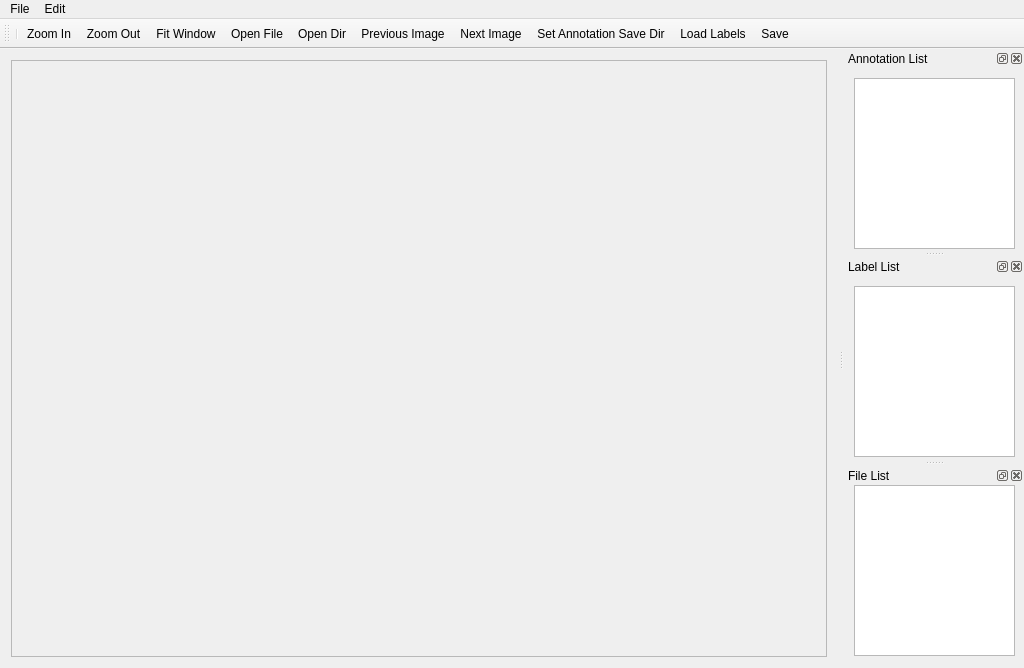
<?xml version="1.0" encoding="UTF-8"?>
<ui version="4.0">
 <class>labelTool</class>
 <widget class="QMainWindow" name="labelTool">
  <property name="geometry">
   <rect>
    <x>0</x>
    <y>0</y>
    <width>1024</width>
    <height>668</height>
   </rect>
  </property>
  <property name="windowTitle">
   <string>labelTool</string>
  </property>
  <widget class="QWidget" name="centralWidget">
   <layout class="QHBoxLayout" name="horizontalLayout">
    <item>
     <widget class="QScrollArea" name="scrollArea">
      <property name="widgetResizable">
       <bool>true</bool>
      </property>
      <widget class="QWidget" name="scrollAreaWidgetContents">
       <property name="geometry">
        <rect>
         <x>0</x>
         <y>0</y>
         <width>823</width>
         <height>592</height>
        </rect>
       </property>
      </widget>
     </widget>
    </item>
   </layout>
  </widget>
  <widget class="QMenuBar" name="menubar">
   <property name="geometry">
    <rect>
     <x>0</x>
     <y>0</y>
     <width>1024</width>
     <height>22</height>
    </rect>
   </property>
   <widget class="QMenu" name="menuFile">
    <property name="title">
     <string>File</string>
    </property>
    <addaction name="actionOpenFiles"/>
    <addaction name="separator"/>
    <addaction name="actionOpenDir"/>
    <addaction name="separator"/>
    <addaction name="actionSetAnnotationDir"/>
    <addaction name="separator"/>
    <addaction name="actionLoadLabels"/>
    <addaction name="separator"/>
    <addaction name="actionLoadDatasets"/>
    <addaction name="separator"/>
    <addaction name="actionSaveDataset"/>
    <addaction name="separator"/>
    <addaction name="actionExit"/>
   </widget>
   <widget class="QMenu" name="menuEdit">
    <property name="title">
     <string>Edit</string>
    </property>
    <addaction name="actionZoomIn"/>
    <addaction name="separator"/>
    <addaction name="actionZoomOut"/>
    <addaction name="separator"/>
    <addaction name="actionFitWindow"/>
    <addaction name="separator"/>
    <addaction name="actionNextImage"/>
    <addaction name="separator"/>
    <addaction name="actionPreviousImage"/>
    <addaction name="separator"/>
    <addaction name="actionSave"/>
   </widget>
   <addaction name="menuFile"/>
   <addaction name="menuEdit"/>
  </widget>
  <widget class="QDockWidget" name="AnnotationDock">
   <property name="sizePolicy">
    <sizepolicy hsizetype="Preferred" vsizetype="Preferred">
     <horstretch>0</horstretch>
     <verstretch>0</verstretch>
    </sizepolicy>
   </property>
   <property name="minimumSize">
    <size>
     <width>180</width>
     <height>138</height>
    </size>
   </property>
   <property name="layoutDirection">
    <enum>Qt::LeftToRight</enum>
   </property>
   <property name="windowTitle">
    <string>Annotation List</string>
   </property>
   <attribute name="dockWidgetArea">
    <number>2</number>
   </attribute>
   <widget class="QWidget" name="dockWidgetContents">
    <widget class="QListWidget" name="AnnotationList">
     <property name="geometry">
      <rect>
       <x>10</x>
       <y>10</y>
       <width>161</width>
       <height>171</height>
      </rect>
     </property>
    </widget>
   </widget>
  </widget>
  <widget class="QDockWidget" name="LabelDock">
   <property name="minimumSize">
    <size>
     <width>180</width>
     <height>138</height>
    </size>
   </property>
   <property name="layoutDirection">
    <enum>Qt::LeftToRight</enum>
   </property>
   <property name="windowTitle">
    <string>Label List</string>
   </property>
   <attribute name="dockWidgetArea">
    <number>2</number>
   </attribute>
   <widget class="QWidget" name="dockWidgetContents_2">
    <widget class="QListWidget" name="LabelList">
     <property name="geometry">
      <rect>
       <x>10</x>
       <y>10</y>
       <width>161</width>
       <height>171</height>
      </rect>
     </property>
    </widget>
   </widget>
  </widget>
  <widget class="QDockWidget" name="FileDock">
   <property name="minimumSize">
    <size>
     <width>180</width>
     <height>138</height>
    </size>
   </property>
   <property name="windowTitle">
    <string>File List</string>
   </property>
   <attribute name="dockWidgetArea">
    <number>2</number>
   </attribute>
   <widget class="QWidget" name="dockWidgetContents_3">
    <widget class="QListWidget" name="FileList">
     <property name="geometry">
      <rect>
       <x>10</x>
       <y>0</y>
       <width>161</width>
       <height>171</height>
      </rect>
     </property>
    </widget>
    <widget class="QLabel" name="mousePosLabel">
     <property name="geometry">
      <rect>
       <x>120</x>
       <y>180</y>
       <width>54</width>
       <height>12</height>
      </rect>
     </property>
     <property name="text">
      <string/>
     </property>
    </widget>
   </widget>
  </widget>
  <widget class="QToolBar" name="toolBar">
   <property name="sizePolicy">
    <sizepolicy hsizetype="Preferred" vsizetype="Preferred">
     <horstretch>0</horstretch>
     <verstretch>0</verstretch>
    </sizepolicy>
   </property>
   <property name="minimumSize">
    <size>
     <width>0</width>
     <height>30</height>
    </size>
   </property>
   <property name="windowTitle">
    <string>toolBar</string>
   </property>
   <attribute name="toolBarArea">
    <enum>TopToolBarArea</enum>
   </attribute>
   <attribute name="toolBarBreak">
    <bool>false</bool>
   </attribute>
   <addaction name="separator"/>
   <addaction name="actionZoomIn"/>
   <addaction name="actionZoomOut"/>
   <addaction name="actionFitWindow"/>
   <addaction name="actionOpenFiles"/>
   <addaction name="actionOpenDir"/>
   <addaction name="actionPreviousImage"/>
   <addaction name="actionNextImage"/>
   <addaction name="actionSetAnnotationDir"/>
   <addaction name="actionLoadLabels"/>
   <addaction name="actionSave"/>
  </widget>
  <action name="actionOpenFiles">
   <property name="icon">
    <iconset resource="icons.qrc">
     <normaloff>:/icons/file.png</normaloff>:/icons/file.png</iconset>
   </property>
   <property name="text">
    <string>Open File</string>
   </property>
   <property name="shortcut">
    <string>Ctrl+O</string>
   </property>
  </action>
  <action name="actionOpenDir">
   <property name="icon">
    <iconset resource="icons.qrc">
     <normaloff>:/icons/open.png</normaloff>:/icons/open.png</iconset>
   </property>
   <property name="text">
    <string>Open Dir</string>
   </property>
   <property name="shortcut">
    <string>Ctrl+D</string>
   </property>
  </action>
  <action name="actionZoomIn">
   <property name="icon">
    <iconset resource="icons.qrc">
     <normaloff>:/icons/zoom-in.png</normaloff>:/icons/zoom-in.png</iconset>
   </property>
   <property name="text">
    <string>Zoom In</string>
   </property>
   <property name="shortcut">
    <string>Ctrl+A</string>
   </property>
  </action>
  <action name="actionZoomOut">
   <property name="icon">
    <iconset resource="icons.qrc">
     <normaloff>:/icons/zoom-out.png</normaloff>:/icons/zoom-out.png</iconset>
   </property>
   <property name="text">
    <string>Zoom Out</string>
   </property>
   <property name="shortcut">
    <string>Ctrl+Q</string>
   </property>
  </action>
  <action name="actionFitWindow">
   <property name="icon">
    <iconset resource="icons.qrc">
     <normaloff>:/icons/zoom.png</normaloff>:/icons/zoom.png</iconset>
   </property>
   <property name="text">
    <string>Fit Window</string>
   </property>
  </action>
  <action name="actionNextImage">
   <property name="icon">
    <iconset resource="icons.qrc">
     <normaloff>:/icons/next.png</normaloff>:/icons/next.png</iconset>
   </property>
   <property name="text">
    <string>Next Image</string>
   </property>
  </action>
  <action name="actionPreviousImage">
   <property name="icon">
    <iconset resource="icons.qrc">
     <normaloff>:/icons/prev.png</normaloff>:/icons/prev.png</iconset>
   </property>
   <property name="text">
    <string>Previous Image</string>
   </property>
  </action>
  <action name="actionSetAnnotationDir">
   <property name="icon">
    <iconset resource="icons.qrc">
     <normaloff>:/icons/pinned.svg</normaloff>:/icons/pinned.svg</iconset>
   </property>
   <property name="text">
    <string>Set Annotation Save Dir</string>
   </property>
  </action>
  <action name="actionLoadLabels">
   <property name="icon">
    <iconset resource="icons.qrc">
     <normaloff>:/icons/pinned_dirty.svg</normaloff>:/icons/pinned_dirty.svg</iconset>
   </property>
   <property name="text">
    <string>Load Labels</string>
   </property>
  </action>
  <action name="actionLoadDatasets">
   <property name="icon">
    <iconset resource="icons.qrc">
     <normaloff>:/icons/import.png</normaloff>:/icons/import.png</iconset>
   </property>
   <property name="text">
    <string>Load Dataset</string>
   </property>
  </action>
  <action name="actionSaveDataset">
   <property name="icon">
    <iconset resource="icons.qrc">
     <normaloff>:/icons/export.png</normaloff>:/icons/export.png</iconset>
   </property>
   <property name="text">
    <string>Save Dataset</string>
   </property>
  </action>
  <action name="actionExit">
   <property name="icon">
    <iconset resource="icons.qrc">
     <normaloff>:/icons/quit.png</normaloff>:/icons/quit.png</iconset>
   </property>
   <property name="text">
    <string>Exit</string>
   </property>
  </action>
  <action name="actionSave">
   <property name="icon">
    <iconset resource="icons.qrc">
     <normaloff>:/icons/save.svg</normaloff>:/icons/save.svg</iconset>
   </property>
   <property name="text">
    <string>Save</string>
   </property>
   <property name="shortcut">
    <string>Ctrl+S</string>
   </property>
  </action>
 </widget>
 <layoutdefault spacing="6" margin="11"/>
 <resources>
  <include location="icons.qrc"/>
 </resources>
 <connections/>
</ui>
